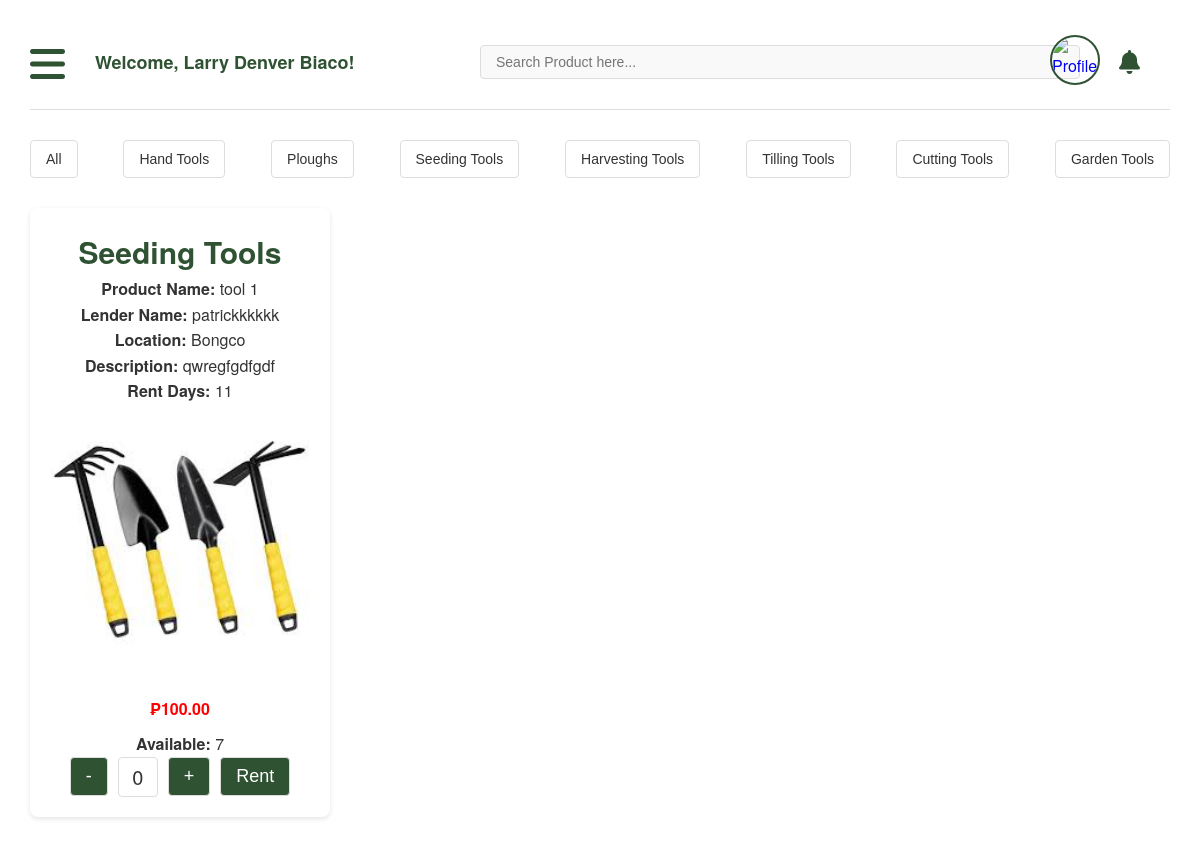
The page /CustomerDashboard.php (signed in) on the database its author committed.
### tables this page shows
CREATE TABLE `products` (
  `id` int(11) NOT NULL,
  `product_name` varchar(255) NOT NULL,
  `lender_name` varchar(255) NOT NULL,
  `location` varchar(255) NOT NULL,
  `description` text DEFAULT NULL,
  `quantity` int(11) NOT NULL,
  `categories` varchar(255) NOT NULL,
  `price` decimal(10,2) NOT NULL,
  `shippingfee` decimal(10,2) NOT NULL,
  `image` varchar(255) NOT NULL,
  `status` enum('pending','approved','declined') DEFAULT 'pending',
  `rent_days` int(11) NOT NULL,
  `lender_id` int(11) NOT NULL,
  `created_at` timestamp NOT NULL DEFAULT current_timestamp()
);

### CustomerDashboard.php (the view, shortened to what this page needs)
<?php
include 'config.php';
$profileImage = isset($_SESSION['profile_image']) ? $_SESSION['profile_image'] : 'default.png';
$sql = "SELECT id, categories, product_name, lender_name, location, description, rent_days, price, shippingfee, created_at, image, quantity, lender_id FROM products WHERE status = 'approved'";
$result = $conn->query($sql);
?>
<!DOCTYPE html>
<html lang="en">
<head>
  <link href="https://cdnjs.cloudflare.com/ajax/libs/font-awesome/6.0.0-beta3/css/all.min.css" rel="stylesheet">
  <link rel="stylesheet" href="css/Customercss.css?v=1.0">
</head>
<body>
    <div class="main-content">
    <header>
        <div class="sidebar-toggle">
            <i class="fa-solid fa-bars"></i>
        </div>
        <div class="user-welcome">
          <p>Welcome, <?php echo htmlspecialchars($_SESSION['name']); ?>!</p>
        </div>
        <div class="search-container">
            <input id="search-box" type="text" placeholder="Search Product here...">
            <div class="profile-picture">
                <a href="CusProfile.php">
                    <img src="Cusprofile_pics/<?php echo htmlspecialchars($profileImage); ?>" alt="Profile Picture" height="50" width="50">
                </a>
            </div>
            <div class="notification-bell">
                <a href="notifications.php">
                    <i class="fa-solid fa-bell" style="font-size: 24px; color: #2F5233;"></i>
                </a>
            </div>
        </div>
    </header>
      <div class="menu-categories">
          <button data-category="all">All</button>
          <button data-category="Hand Tools">Hand Tools</button>
          <button data-category="Ploughs">Ploughs</button>
          <button data-category="Seeding Tools">Seeding Tools</button>
          <button data-category="Harvesting Tools">Harvesting Tools</button>
          <button data-category="Tilling Tools">Tilling Tools</button>
          <button data-category="Cutting Tools">Cutting Tools</button>
          <button data-category="Garden Tools">Garden Tools</button>
      </div>
        <div class="menu-items" id="menu-items">
            <?php
            if ($result->num_rows > 0) {
                while ($row = $result->fetch_assoc()) {
                    $categories = htmlspecialchars($row['categories']);
                    $productName = htmlspecialchars($row['product_name']);
                    $lenderName = htmlspecialchars($row['lender_name']);
                    $location = htmlspecialchars($row['location']);
                    $description = htmlspecialchars($row['description']);
                    $rent_days = $row['rent_days'];
                    $price = number_format($row['price'], 2);
                    $shippingFee = number_format($row['shippingfee'], 2);
                    $image = htmlspecialchars($row['image']);
                    $availableQuantity = $row['quantity'];
                    $outOfStockClass = $availableQuantity <= 0 ? 'out-of-stock' : '';
                    ?>
                    <div class="item <?php echo $outOfStockClass; ?>" data-id="<?php echo $row['id']; ?>" data-categories ="<?php echo $row['categories']; ?>" data-name="<?php echo $productName; ?>" data-price="<?php echo $price; ?>" data-shippingfee="<?php echo $shippingFee; ?>" data-quantity="<?php echo $availableQuantity; ?>">
                        <div class="categories">
                            <?php echo $categories; ?>
                        </div>
                        <p><strong>Product Name:</strong> <?php echo $productName; ?></p>
                        <p><strong>Lender Name:</strong> <?php echo $lenderName; ?></p>
                        <p><strong>Location:</strong> <?php echo $location; ?></p>
                        <p><strong>Description:</strong> <?php echo $description; ?></p>
                        <p><strong>Rent Days:</strong> <?php echo $rent_days; ?> </p>
                        <img src="uploaded_img/<?php echo $image; ?>" alt="<?php echo $productName; ?>" onerror="this.src='uploaded_img/default_image.jpg';">
                        <h3 class="item-price" style="color: red;">₱<?php echo $price; ?></h3>
                        <p><strong>Available:</strong> <?php echo max(0, $availableQuantity); ?></p>
                        <div class="quantity-control">
                            <button class="minus-btn" <?php echo $availableQuantity <= 0 ? 'disabled' : ''; ?>>-</button>
                            <span class="quantity">0</span>
                            <button class="plus-btn" <?php echo $availableQuantity <= 0 ? 'disabled' : ''; ?>>+</button>
                            <button class="rent-btn" <?php echo $availableQuantity <= 0 ? 'disabled' : ''; ?>>Rent</button>
                        </div>
                    </div>
                <?php
                }
            } else {
                echo "<p>No products available</p>";
            }
            ?>
      </div>
    </div>
</body>
</html>

### css/Customercss.css (style rules this page uses)
* { margin: 0; padding: 0; box-sizing: border-box; }
body { font-family: 'Helvetica Neue', Helvetica, Arial, sans-serif; background-color: #f9f9f9; color: #333; overflow-x: hidden; transition: margin-left 0.3s ease; line-height: 1.6; }
.sidebar-toggle { display: block; background: none; border: none; color: #2F5233; font-size: 30px; cursor: pointer; font-size: 40px; }
.main-content { flex-grow: 1; padding: 30px; background-color: #fff; transition: margin-left 0.3s ease; }
.main-content header { display: flex; gap: 30px; align-items: center; margin-bottom: 30px; border-bottom: 1px solid #ddd; padding-bottom: 15px; }
.user-welcome { font-size: 18px; font-weight: bold; color: #2F5233; }
#search-box { position: absolute; margin-right: 10%; right: 0px; padding: 8px 15px; width: 50%; font-size: 14px; border: 1px solid #ddd; border-radius: 4px; background-color: #f9f9f9; transition: border-color 0.3s; }
.search-container { display: flex; align-items: center; }
.notification-bell { position: absolute; top: 35px; right: 60px; font-size: 30px; }
.notification-bell a { color: #2F5233; }
.profile-picture img { position: absolute; margin-right: 100px; margin-top: 35px; top: 0px; right: 0px; border-radius: 50%; object-fit: cover; width: 50px; height: 50px; border: 2px solid #2F5233; }
.menu-categories { display: flex; justify-content: space-between; margin-bottom: 30px; }
.menu-categories button { padding: 10px 15px; background-color: #fff; color: #333; border: 1px solid #ddd; border-radius: 4px; cursor: pointer; font-size: 14px; transition: background-color 0.3s, color 0.3s; }
.categories { font-size: 30px; font-weight: bold; color: #2F5233; }
.menu-items { display: grid; grid-template-columns: repeat(auto-fill, minmax(200px, 1fr)); gap: 100px; }
.item { width: 300px; background-color: #fff; padding: 20px; border-radius: 8px; box-shadow: 0 2px 5px rgba(0, 0, 0, 0.1); transition: transform 0.3s ease; text-align: center; word-wrap: break-word; white-space: normal; overflow: hidden; }
.item img { width: 100%; height: auto; object-fit: cover; border-radius: 8px; margin-bottom: 15px; }
.item .item-price { font-size: 16px; color: #e74c3c; margin: 10px 0; }
.quantity-control { display: flex; align-items: center; justify-content: center; gap: 10px; }
.minus-btn, .plus-btn, .rent-btn { padding: 8px 15px; font-size: 18px; background-color: #2F5233; color: white; border: 1px solid #ddd; border-radius: 4px; cursor: pointer; transition: background-color 0.3s ease; }
.quantity { font-size: 20px; color: #333; width: 40px; height: 40px; display: flex; justify-content: center; align-items: center; text-align: center; border: 1px solid #ddd; border-radius: 4px; }

### rows shown on the page
products: categories "Seeding Tools", product_name "tool 1", lender_name "patrickkkkkk", location "Bongco", description "qwregfgdfgdf", rent_days "11", image (picture), price "100.00", quantity "7"

### other values the page prints
$_SESSION['name'] "Larry Denver Biaco"
